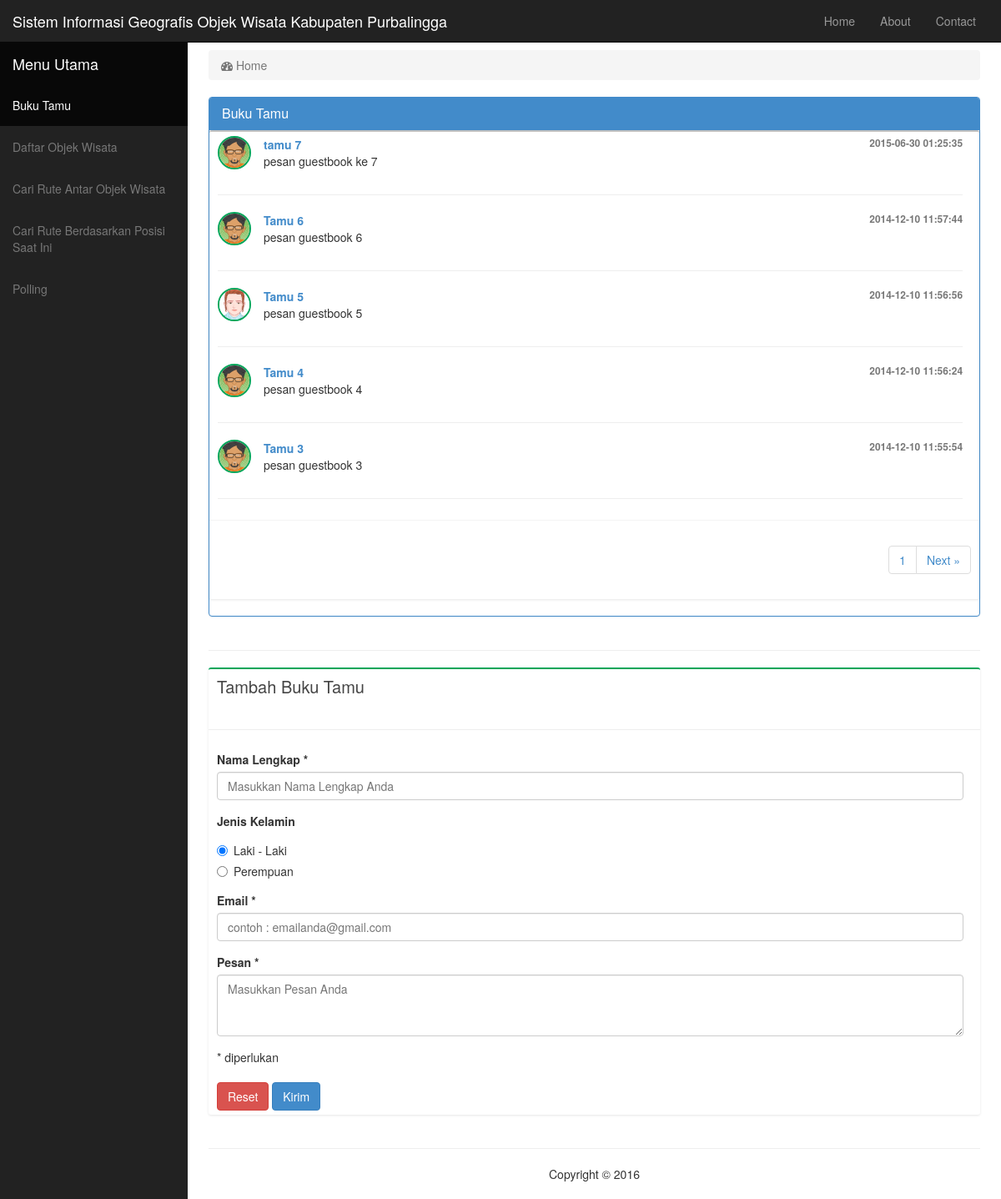
The page /buku_tamu.php on the database its author committed.
### tables this page shows
CREATE TABLE IF NOT EXISTS `sig_guestbook` (
  `id_guestbook` int(11) NOT NULL AUTO_INCREMENT,
  `nama_lengkap` varchar(255) NOT NULL,
  `jenis_kelamin` enum('Laki - Laki','Perempuan','','') NOT NULL,
  `email` varchar(150) NOT NULL,
  `pesan` text NOT NULL,
  `waktu` datetime NOT NULL,
  PRIMARY KEY (`id_guestbook`)
);

### buku_tamu.php (the view, shortened to what this page needs)
<!DOCTYPE html>
<html lang="en">
<head>
    <link href="css/bootstrap.min.css" rel="stylesheet">
    <link href="css/sb-admin.css" rel="stylesheet">
    <link href="font-awesome-4.1.0/css/font-awesome.min.css" rel="stylesheet" type="text/css">
    <link href="css/AdminLTE.css" rel="stylesheet">
</head>
    <div id="wrapper">
        <nav class="navbar navbar-inverse navbar-fixed-top" role="navigation">
            <div class="navbar-header">
                <a class="navbar-brand">Sistem Informasi Geografis Objek Wisata Kabupaten Purbalingga</a>
            </div>
            <ul class="nav navbar-right top-nav">
                <li>
                    <a href="index.php">Home</a>
                </li>
               <li>
                    <a href="about.php">About</a>
                </li>
                <li>
                    <a href="contact.php">Contact</a>
                </li>
            </ul>
            <div class="collapse navbar-collapse navbar-ex1-collapse">
                <ul class="nav navbar-nav side-nav">
                     <li class="active">
                        <a class="navbar-brand">Menu Utama</a>
                    </li>
                    <li class="active">
                        <a href="buku_tamu.php">Buku Tamu</a>
                    </li>
                    <li>
                        <a href="daftar_objek_wisata.php">Daftar Objek Wisata</a>
                    </li>
                    <li>
                        <a href="cari_rute_antar_objek_wisata.php">Cari Rute Antar Objek Wisata</a>
                    </li>
                    <li>
                        <a href="cari_rute_berdasar_posisi.php">Cari Rute Berdasarkan Posisi Saat Ini</a>
                    </li>
                    <li>
                        <a href="polling.php">Polling</a>
                    </li>
                </ul>
            </div>
        </nav>
        <div id="page-wrapper">
            <div class="container-fluid">
                <div class="row">
                    <div class="col-lg-12">
                        <ol class="breadcrumb">
                            <li class="active">
                                <i class="fa fa-dashboard"></i> Home
                            </li>
                        </ol>
                    </div>
                </div>
                <div class="row">
                    <div class="col-lg-12">
                    <div class="panel panel-primary">
                     <div class="panel-heading">
                         <h3 class="panel-title">Buku Tamu</h3>
                     </div>
                     <div class="box">
                                <div class="box-body chat" id="chat-box">
                                    <?php
									$dataPerPage = 5;
									if(isset($_GET['page']))
									{
										$noPage = $_GET['page'];
									}
									else $noPage = 1;
									$offset = ($noPage - 1) * $dataPerPage;
									$queri	= mysql_query("SELECT * FROM `sig_guestbook` order by waktu desc LIMIT $offset, $dataPerPage");
									if(mysql_num_rows($queri) == 0)
									{
										echo "Belum Ada Data";
									}
									else
									{
									while($row = mysql_fetch_object($queri))
									{
									?>
                                    <div class="item">
                                    	<?php
                                        if($row->jenis_kelamin == 'Laki - Laki')
										{?>
                                        <img src="assert/img/avatar04.png" alt="user image" class="online"/>
                                        <?php
										}
										else {?>
                                        <img src="assert/img/avatar2.png" alt="user image" class="online"/>
                                        <?php }?>
                                        <p class="message">
                                            <a class="name">
                                                <small class="text-muted pull-right"><?php echo $row->waktu;?></small>
                                                <?php echo $row->nama_lengkap?>
                                            </a>
                                            <?php echo $row->pesan;?>
                                        </p>
                                    </div>
                                    <hr>
                                    <?php }
									}
									$query 	= "SELECT COUNT(*) AS jumData FROM `sig_guestbook`";
									$hasil  = mysql_query($query);
									$data   = mysql_fetch_array($hasil);
									$jumData = $data['jumData'];
									$jumPage = ceil($jumData/$dataPerPage);
									?>
                                </div>
                                 <div class="box-footer clearfix">
                                    <ul class="pagination no-margin pull-right">
									   <?php
											for($page = 1; $page <= $jumPage; $page++)
											{
													 if ((($page >= $noPage - 3) && ($page <= $noPage + 3)) || ($page == 1) || ($page == $jumPage))
													 {
														$showPage = $page;
														if (($showPage != ($jumPage - 1)) && ($page == $jumPage))  echo "";
														else echo "<li> <a href='".$_SERVER['PHP_SELF']."?page=".$page."' class='active'>".$page."</a> </li> ";
													 }
											}
											if ($noPage < $jumPage) echo "<li> <a href='".$_SERVER['PHP_SELF']."?page=".($noPage+1)."'>Next &raquo;</a> </li>";
									   ?>
                                    </ul>
                                </div>
                        </div>
                    </div>
                    </div>
                </div>
                <hr>
                <div class="row">
                     <div class="col-lg-12">
                          <div class="box box-success">
                                <div class="box-header">
                                    <h3 class="box-title">Tambah Buku Tamu </h3>
                                </div><hr>
                                <div class="box-body chat" id="chat-box">
                                <form action="process/create_new_guestbook.php" method="post">
                                    <div class="form-group">
                                        <label>Nama Lengkap *</label>
                                        <input class="form-control" type="text" name="nama" id="nama" placeholder="Masukkan Nama Lengkap Anda" required>
                                    </div>
                                    <div class="form-group">
                                        <label>Jenis Kelamin</label>
                                        <div class="radio">
                                            <label>
                                                <input type="radio" name="optionsRadios" id="optionsRadios1" value="Laki - Laki" checked>Laki - Laki
                                            </label>
                                        </div>
                                        <div class="radio">
                                            <label>
                                                <input type="radio" name="optionsRadios" id="optionsRadios2" value="Perempuan">Perempuan
                                            </label>
                                        </div>
                                    </div>
                                    <div class="form-group">
                                        <label>Email *</label>
                                        <input class="form-control" type="email" name="email" id="email" placeholder="contoh : emailanda@gmail.com" required>
                                    </div>
                                    <div class="form-group">
                                        <label>Pesan *</label>
                                        <textarea class="form-control" rows="3" name="pesan" id="pesan" placeholder="Masukkan Pesan Anda" required></textarea>
                                    </div>
                                    * diperlukan
                                    <br/><br>
                                    <button type="reset" class="btn btn-danger">Reset</button>
                                    <button type="submit" class="btn btn-primary">Kirim</button>
                                </form>
                                </div>
                         </div>
                    </div>
                </div>
                <hr>
                <footer>
                <div class="row">
                    <div class="col-lg-12">
                        <p align="center">Copyright &copy; <?php echo date('Y');?> </p>
                    </div>
                </div>
            </footer>
            </div>
        </div>
	   </div>
</html>

### css/sb-admin.css (style rules this page uses)
#wrapper { padding-left: 0; }
#page-wrapper { width: 100%; padding: 0; background-color: #fff; }
@media (min-width:768px) { #wrapper { padding-left: 225px; } }
@media (min-width:768px) { #page-wrapper { padding: 10px; } }
.top-nav { padding: 0 15px; }
.top-nav>li { display: inline-block; float: left; }
.top-nav>li>a { padding-top: 15px; padding-bottom: 15px; line-height: 20px; color: #999; }
@media (min-width:768px) { .side-nav { position: fixed; top: 51px; left: 225px; width: 225px; margin-left: -225px; border: none; border-radius: 0; overflow-y: auto; background-color: #222; } }
@media (min-width:768px) { .side-nav>li>a { width: 225px; } }

### css/AdminLTE.css (style rules this page uses)
.box { position: relative; background: #ffffff; border-top: 2px solid #c1c1c1; margin-bottom: 20px; -webkit-border-radius: 3px; -moz-border-radius: 3px; border-radius: 3px; width: 100% auto; box-shadow: 0px 1px 3px rgba(0, 0, 0, 0.1); }
.box.box-success { border-top-color: #00a65a; }
.box .box-header { position: relative; -webkit-border-top-left-radius: 3px; -webkit-border-top-right-radius: 3px; -webkit-border-bottom-right-radius: 0; -webkit-border-bottom-left-radius: 0; -moz-border-radius-topleft: 3px; -moz-border-radius-topright: 3px; -moz-border-radius-bottomright: 0; -moz-border-radius-bottomleft: 0; border-top-left-radius: 3px; border-top-right-radius: 3px; border-bottom-right-radius: 0; border-bottom-left-radius: 0; border-bottom: 0px solid #f4f4f4; color: #444; padding-bottom: 10px; }
.box .box-header:before, .box .box-header:after { display: table; content: " "; }
.box .box-header:after { clear: both; }
.box .box-header > .fa, .box .box-header > .glyphicon, .box .box-header > .ion, .box .box-header .box-title { display: inline-block; padding: 10px 0px 10px 10px; margin: 0; font-size: 20px; font-weight: 400; float: left; cursor: default; }
.box .box-body { padding: 10px; -webkit-border-top-left-radius: 0; -webkit-border-top-right-radius: 0; -webkit-border-bottom-right-radius: 3px; -webkit-border-bottom-left-radius: 3px; -moz-border-radius-topleft: 0; -moz-border-radius-topright: 0; -moz-border-radius-bottomright: 3px; -moz-border-radius-bottomleft: 3px; border-top-left-radius: 0; border-top-right-radius: 0; border-bottom-right-radius: 3px; border-bottom-left-radius: 3px; }
.box .box-footer { border-top: 1px solid #f4f4f4; -webkit-border-top-left-radius: 0; -webkit-border-top-right-radius: 0; -webkit-border-bottom-right-radius: 3px; -webkit-border-bottom-left-radius: 3px; -moz-border-radius-topleft: 0; -moz-border-radius-topright: 0; -moz-border-radius-bottomright: 3px; -moz-border-radius-bottomleft: 3px; border-top-left-radius: 0; border-top-right-radius: 0; border-bottom-right-radius: 3px; border-bottom-left-radius: 3px; padding: 10px; background-color: #ffffff; }
.box .chat { padding: 5px 20px 5px 10px; }
.box .chat .item { margin-bottom: 10px; }
.box .chat .item:before, .box .chat .item:after { display: table; content: " "; }
.box .chat .item:after { clear: both; }
.box .chat .item > img { width: 40px; height: 40px; border: 2px solid transparent; -webkit-border-radius: 50% !important; -moz-border-radius: 50% !important; border-radius: 50% !important; }
.box .chat .item > img.online { border: 2px solid #00a65a; }
.box .chat .item > .message { margin-left: 55px; margin-top: -40px; }
.box .chat .item > .message > .name { display: block; font-weight: 600; }

### rows shown on the page
sig_guestbook: waktu "2015-06-30 01:25:35", nama_lengkap "tamu 7", pesan "pesan guestbook ke 7"
sig_guestbook: waktu "2014-12-10 11:57:44", nama_lengkap "Tamu 6", pesan "pesan guestbook 6"
sig_guestbook: waktu "2014-12-10 11:56:56", nama_lengkap "Tamu 5", pesan "pesan guestbook 5"
sig_guestbook: waktu "2014-12-10 11:56:24", nama_lengkap "Tamu 4", pesan "pesan guestbook 4"
sig_guestbook: waktu "2014-12-10 11:55:54", nama_lengkap "Tamu 3", pesan "pesan guestbook 3"
